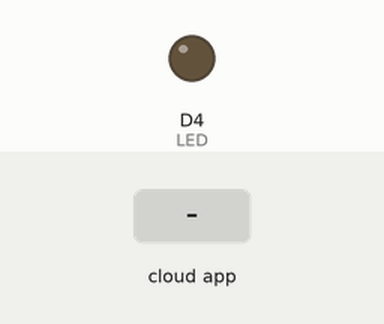
Simulated run of this sketch. Board: ESP8266 (NodeMCU). Parts: output pins drawn as LEDs (lit = HIGH). The test bench sets the inputs (shaded band). WiFi joins after 1.5 s; servers stay silent unless stated; the Firebase database answers and starts empty; what the sketch prints to the serial monitor is not drawn.

Above: at 2.7 s.
2.8 s: the phone or cloud app sets LED to 1
At 4.1 s:
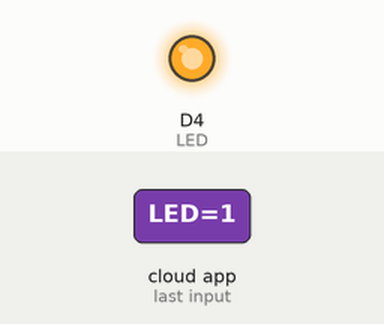
4.4 s: the phone or cloud app sets LED to 0
At 6.2 s:
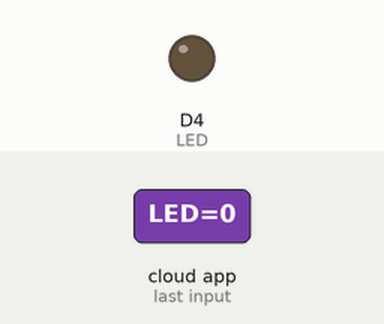
Timing chart, 0 to 7.7 s (numbered marks = the images above; inputs shaded):
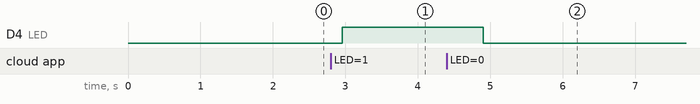

Measured:
- after the input at 2.8 s, D4 (LED): LOW → HIGH after 0.15 s
- after the input at 4.4 s, D4 (LED): HIGH → LOW after 0.50 s

The sketch:

ESP8266_LED.ino
```cpp
#include "FirebaseESP8266.h"
#include <ESP8266WiFi.h>

#define LED D4
bool ledState = false;

FirebaseData firebaseData;
void setup()
{
  //連線WIFI
  Serial.begin(115200);
  Serial.println();
  WiFi.begin("My ASUS", "0918031776");
  Serial.print("Connecting");
  while (WiFi.status() != WL_CONNECTED)
  {
    delay(500);
    Serial.print(".");
  }
  Serial.println();
  Serial.print("Connected, IP address: ");
  Serial.println(WiFi.localIP());

  //連線firebase
  Firebase.begin("iotcapel.firebaseio.com","v6vaSLzCienhRXC88xIrTaJgaCGF4fAKgBiwkTi7");

  Firebase.reconnectWiFi(true);
  Firebase.setMaxRetry(firebaseData, 3);
  Firebase.setMaxErrorQueue(firebaseData, 30);

  //led SetUp
  pinMode(LED,OUTPUT);
}
void loop() {
  if (Firebase.getBool(firebaseData, "/iot0624/LED")) {
    if (firebaseData.dataType() == "boolean") {
      ledState = firebaseData.boolData();
      Serial.println(ledState);
      digitalWrite(LED,ledState);
    }

  } else {
    Serial.println(firebaseData.errorReason());
  }

  delay(500);

}
```
